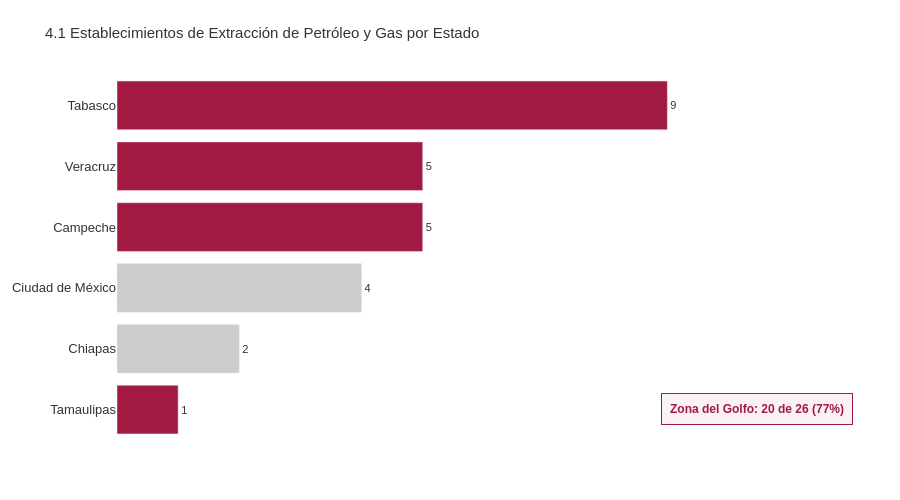

The cell this chart's notebook holds for it:
### Code cell
df_s = dist.sort_values('Economic Unit', ascending=True)
colores_e = [ODS_G if g else NEUTRAL for g in df_s['zona_golfo']]

fig = go.Figure(go.Bar(
    x=df_s['Economic Unit'], y=df_s['estado'],
    orientation='h',
    marker_color=colores_e,
    text=df_s['Economic Unit'].astype(str),
    textposition='outside',
    textfont=dict(size=11),
))
fig.update_layout(
    **base_layout('4.1 Establecimientos de Extracción de Petróleo y Gas por Estado'),
    xaxis=dict(showgrid=False, showticklabels=False, zeroline=False,
               range=[0, df_s['Economic Unit'].max()*1.35]),
    yaxis=dict(showgrid=False, zeroline=False),
    showlegend=False,
)
fig.add_annotation(
    text=f'<b>Zona del Golfo: {golfo_estab} de {total_estab} ({pct_golfo:.0f}%)</b>',
    xref='paper', yref='paper', x=0.99, y=0.04, showarrow=False, align='right',
    font=dict(size=12, color=ODS_G),
    bgcolor='rgba(162,25,66,0.06)', bordercolor=ODS_G, borderwidth=1, borderpad=8,
)
fig.show()

### Figure 1 — Plotly figure (JSON) as saved in the notebook; plotly's stock layout.template omitted (floating-point values rounded to 4 significant figures)
{"data": [{"marker": {"color": ["#A21942", "#CCCCCC", "#CCCCCC", "#A21942", "#A21942", "#A21942"]}, "orientation": "h", "text": ["1", "2", "4", "5", "5", "9"], "textfont": {"size": 11}, "textposition": "outside", "type": "bar", "x": [1, 2, 4, 5, 5, 9], "y": ["Tamaulipas", "Chiapas", "Ciudad de México", "Campeche", "Veracruz", "Tabasco"]}], "layout": {"annotations": [{"align": "right", "bgcolor": "rgba(162,25,66,0.06)", "bordercolor": "#A21942", "borderpad": 8, "borderwidth": 1, "font": {"color": "#A21942", "size": 12}, "showarrow": false, "text": "<b>Zona del Golfo: 20 de 26 (77%)</b>", "x": 0.99, "xref": "paper", "y": 0.04, "yref": "paper"}], "font": {"color": "#333333", "family": "Arial, sans-serif", "size": 13}, "height": 500, "margin": {"b": 60, "l": 60, "r": 40, "t": 75}, "paper_bgcolor": "white", "plot_bgcolor": "white", "showlegend": false, "title": {"font": {"color": "#333333", "family": "Arial", "size": 15}, "text": "4.1 Establecimientos de Extracción de Petróleo y Gas por Estado"}, "xaxis": {"range": [0, 12.15], "showgrid": false, "showticklabels": false, "zeroline": false}, "yaxis": {"showgrid": false, "zeroline": false}}}
